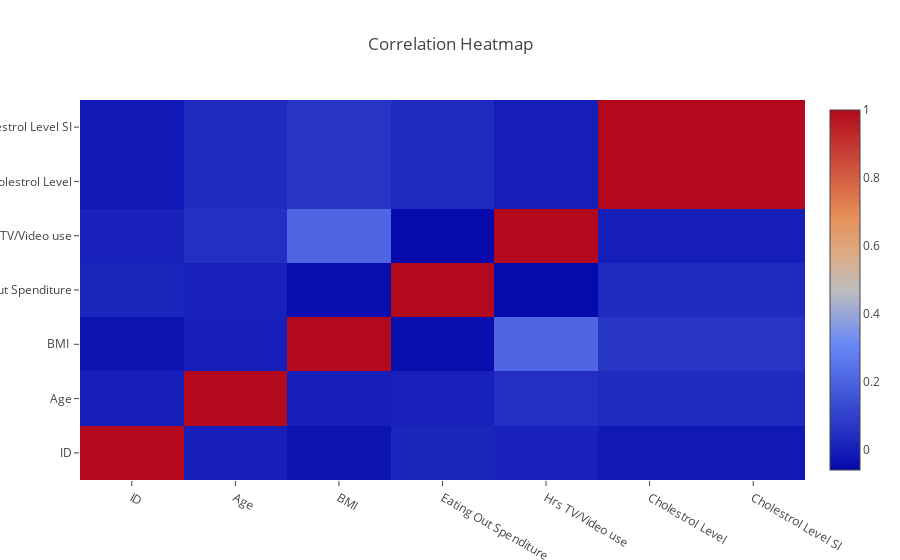

Here is the notebook cell this chart was saved with:
### Code cell
corr = df.corr()

hm = go.Heatmap(
    z=corr.values,
    x=corr.index.values.tolist(),
    y=corr.index.values.tolist()
)


data = [hm]
layout = go.Layout(title="Correlation Heatmap")

fig = dict(data=data, layout=layout)
iplot(fig, filename='labelled-heatmap')

### Figure 1 — Plotly figure (JSON) as saved in the notebook; plotly's stock layout.template omitted (floating-point values rounded to 4 significant figures)
{"data": [{"type": "heatmap", "uid": "3d70ec83-ba23-427b-b4fb-87ce41970c03", "x": ["ID", "Age", "BMI ", "Eating Out Spenditure", "Hrs TV/Video use", "Cholestrol Level", "Cholestrol Level SI"], "y": ["ID", "Age", "BMI ", "Eating Out Spenditure", "Hrs TV/Video use", "Cholestrol Level", "Cholestrol Level SI"], "z": [[1, 0.003063, -0.03334, 0.01861, 0.01441, -0.01722, -0.01721], [0.003063, 1, 0.002705, 0.00967, 0.04767, 0.03664, 0.03666], [-0.03334, 0.002705, 1, -0.04987, 0.2082, 0.06607, 0.06605], [0.01861, 0.00967, -0.04987, 1, -0.05935, 0.0369, 0.03692], [0.01441, 0.04767, 0.2082, -0.05935, 1, 0.0008549, 0.0008367], [-0.01722, 0.03664, 0.06607, 0.0369, 0.0008549, 1, 1.0], [-0.01721, 0.03666, 0.06605, 0.03692, 0.0008367, 1.0, 1]]}], "layout": {"title": {"text": "Correlation Heatmap"}}}
